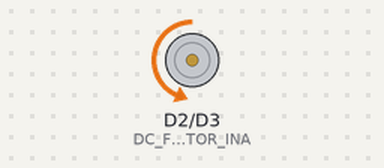
Bench run of a sketch on a simulated ESP8266 (NodeMCU). Shown: motor-driver pin pairs drawn as motors (green arrow = first pin HIGH = forward, orange = second pin HIGH = backward, longer = more drive).

Above: at 0.1 s.
Timing chart, 0 to 1.6 s (numbered marks = the images above):
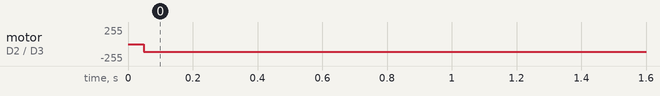

The sketch:

MotorSpeedControlSample.ino
```cpp
const uint8_t DC_FAN_MOTOR_INA = D2;
const uint8_t DC_FAN_MOTOR_INB = D3;

unsigned char valFanMotorSpeed = 0;

void setup() {
  pinMode(DC_FAN_MOTOR_INA, OUTPUT);
  pinMode(DC_FAN_MOTOR_INB, OUTPUT);
  digitalWrite(DC_FAN_MOTOR_INA, 0);
  analogWrite(DC_FAN_MOTOR_INB, valFanMotorSpeed);
}

void loop() {
  for(int iPWM = 0; iPWM <= 255; iPWM++)  analogWrite(DC_FAN_MOTOR_INB, iPWM);
  for(int iPWM = 255; iPWM >= 0; iPWM--)  analogWrite(DC_FAN_MOTOR_INB, iPWM);
}
```

Measured:
- by itself, motor on D2 (DC_FAN_MOTOR_INA) / D3 (DC_FAN_MOTOR_INB): stopped → backward 113/255 at 0.05 s
